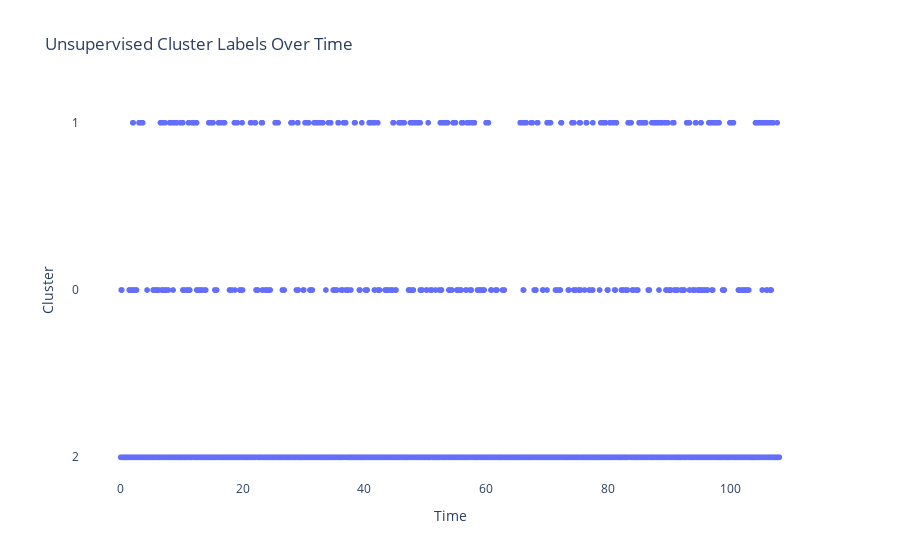

Write notebook code for a chart like this one.
### Code cell
import numpy as np

# Generate time vector
delta_t = 1.0 / dataset.frequency  # Sample interval in seconds
time_vector = np.arange(len(X_scaled)) * delta_t  # Time vector

# Prepare DataFrame for time series plots
df_time = pd.DataFrame(
    {"Time": time_vector, "Cluster": cluster_labels.astype(str), "Ground Truth": y_true}
)
fig3 = px.scatter(
    df_time, x="Time", y="Cluster", title="Unsupervised Cluster Labels Over Time"
)
# Remove background color
fig3.update_layout(plot_bgcolor="white", paper_bgcolor="white")
fig3.show()

### Figure 1 — Plotly figure (JSON) as saved in the notebook; plotly's stock layout.template omitted (floating-point values rounded to 4 significant figures; data arrays with more than 128 entries replaced by an {"elided": "..."} marker saying what was removed)
{"data": [{"hovertemplate": "Time=%{x}<br>Cluster=%{y}<extra></extra>", "legendgroup": "", "marker": {"color": "#636efa", "symbol": "circle"}, "mode": "markers", "name": "", "showlegend": false, "type": "scattergl", "x": {"elided": "6485 float values"}, "xaxis": "x", "y": {"elided": "6485 str values"}, "yaxis": "y"}], "layout": {"legend": {"tracegroupgap": 0}, "paper_bgcolor": "white", "plot_bgcolor": "white", "title": {"text": "Unsupervised Cluster Labels Over Time"}, "xaxis": {"anchor": "y", "domain": [0, 1], "title": {"text": "Time"}}, "yaxis": {"anchor": "x", "domain": [0, 1], "title": {"text": "Cluster"}}}}
